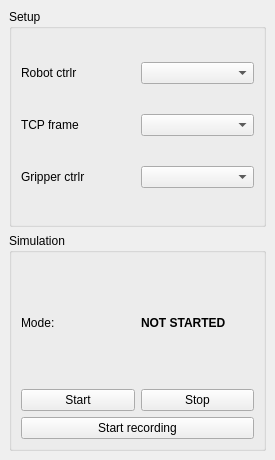
<?xml version="1.0" encoding="UTF-8"?>
<ui version="4.0">
 <class>FalconPlugin</class>
 <widget class="QDockWidget" name="FalconPlugin">
  <property name="geometry">
   <rect>
    <x>0</x>
    <y>0</y>
    <width>275</width>
    <height>460</height>
   </rect>
  </property>
  <property name="windowTitle">
   <string>FalconControl</string>
  </property>
  <widget class="QWidget" name="dockWidgetContents">
   <layout class="QVBoxLayout" name="verticalLayout_2">
    <item>
     <layout class="QVBoxLayout" name="verticalLayout">
      <item>
       <widget class="QGroupBox" name="groupBox">
        <property name="title">
         <string>Setup</string>
        </property>
        <layout class="QGridLayout" name="gridLayout_2">
         <item row="2" column="1">
          <widget class="QComboBox" name="_gripperCombo"/>
         </item>
         <item row="2" column="0">
          <widget class="QLabel" name="label_2">
           <property name="text">
            <string>Gripper ctrlr</string>
           </property>
          </widget>
         </item>
         <item row="0" column="1">
          <widget class="QComboBox" name="_robotCombo"/>
         </item>
         <item row="0" column="0">
          <widget class="QLabel" name="label">
           <property name="text">
            <string>Robot ctrlr</string>
           </property>
          </widget>
         </item>
         <item row="1" column="1">
          <widget class="QComboBox" name="_tcpCombo"/>
         </item>
         <item row="1" column="0">
          <widget class="QLabel" name="label_3">
           <property name="text">
            <string>TCP frame</string>
           </property>
          </widget>
         </item>
        </layout>
       </widget>
      </item>
      <item>
       <widget class="QGroupBox" name="groupBox_2">
        <property name="title">
         <string>Simulation</string>
        </property>
        <layout class="QGridLayout" name="gridLayout">
         <item row="1" column="3">
          <widget class="QPushButton" name="_stopButton">
           <property name="text">
            <string>Stop</string>
           </property>
          </widget>
         </item>
         <item row="1" column="2">
          <widget class="QPushButton" name="_startButton">
           <property name="text">
            <string>Start</string>
           </property>
          </widget>
         </item>
         <item row="2" column="2" colspan="2">
          <widget class="QPushButton" name="_recordingButton">
           <property name="text">
            <string>Start recording</string>
           </property>
          </widget>
         </item>
         <item row="0" column="3">
          <widget class="QLabel" name="_modeLabel">
           <property name="font">
            <font>
             <weight>75</weight>
             <bold>true</bold>
             <kerning>true</kerning>
            </font>
           </property>
           <property name="text">
            <string>NOT STARTED</string>
           </property>
          </widget>
         </item>
         <item row="0" column="2">
          <widget class="QLabel" name="label_4">
           <property name="text">
            <string>Mode:</string>
           </property>
          </widget>
         </item>
        </layout>
       </widget>
      </item>
     </layout>
    </item>
   </layout>
  </widget>
 </widget>
 <resources/>
 <connections/>
</ui>
